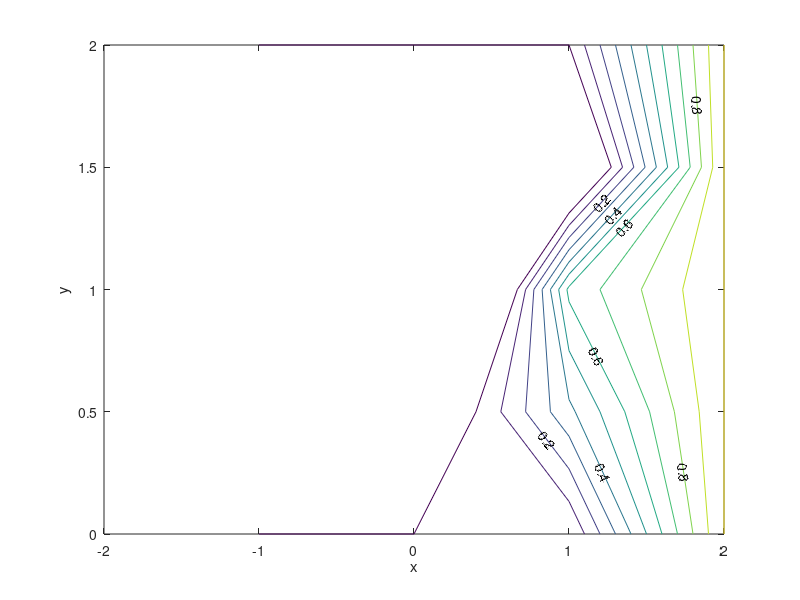
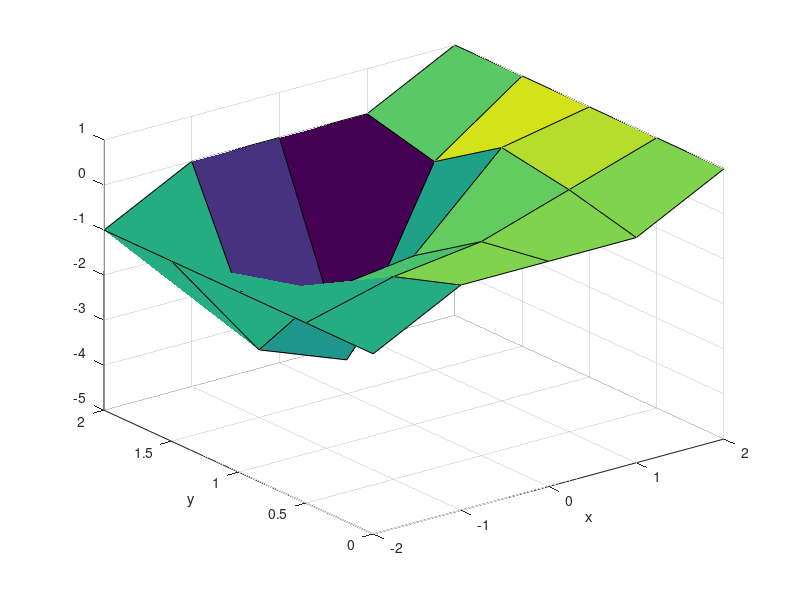
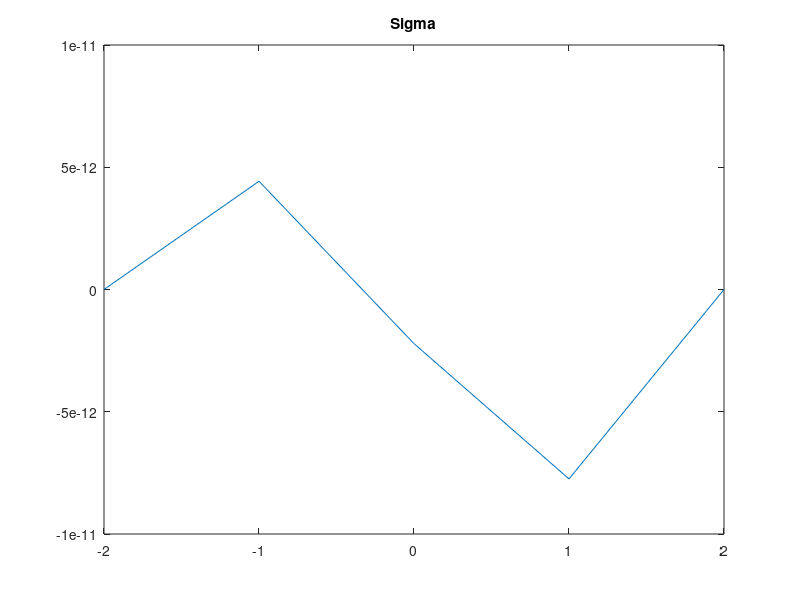
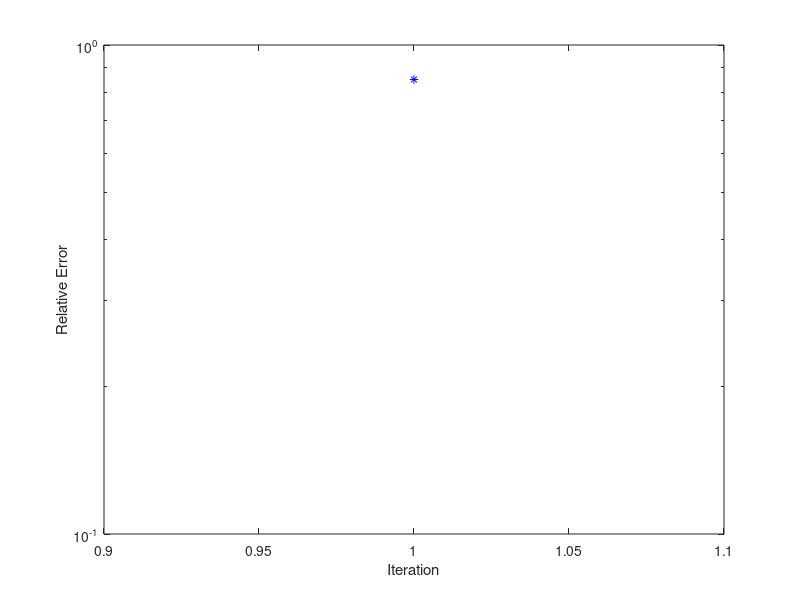

Recreate these plots in MATLAB, in order.
% Solve Poisson's equation by Successive-Over-relaxation
% on a rectangular Cartesian grid
clear; close all;
eps0=8.854e-12;  % set the permittivity of free space

Nx=input('Enter number of x-grid points - ');
Ny=input('Enter number of y-grid points - ');

Lx=4; % Length in x of the computation region
Ly=2; % Length in y of the computation region

% define the grids
hx=Lx/(Nx-1);         % Grid spacing in x
hy=Ly/(Ny-1);         % Grid spacing in y
x = (0:hx:Lx)-.5*Lx;  %x-grid, x=0 in the middle
y = 0:hy:Ly;          %y-grid

% estimate the best omega to use
R = (hy^2 * cos(pi/Nx)+hx^2*cos(pi/Ny))/(hx^2+hy^2);
omega=2/(1+sqrt(1-R^2));
fprintf('May I suggest using omega = %g ? \n',omega);
omega=input('Enter omega for SOR - ');

% define the voltages
V0=1;        % Potential at x=-Lx/2 and x=+Lx/2
Vscale=V0;   % set Vscale to the potential in the problem

% set the error criterion
errortest=input(' Enter error criterion - say 1e-6 - ') ;

% Initial guess is zeroes
V = zeros(Nx,Ny);

% set the charge density on the grid
rho=zeros(Nx,Ny);

% set the boundary conditions
% recall that in V(j,k), j is the x-index and k is the y-index
for iter=1:1:size(V,1)
    V(iter,1)=0;
    V(iter,size(V,2))=0;
end;
for iter=1:1:size(V,2)
    V(1,iter)=-V0;
    V(size(V,1),iter)=V0;
end;
% MAIN LOOP

Niter = Nx*Ny*Nx;  %Set a maximum iteration count

%  set  factors used repeatedly in the algorithm
fac1 = 1/(2/hx^2+2/hy^2);
facx = 1/hx^2;
facy = 1/hy^2;
tic
for n=1:Niter

   err(n)=0; % initialize the error at iteration n to zero

   for j=2:(Nx-1)   % Loop over interior points only
      for k=2:(Ny-1)

        % load rhs with the right-hand side of the Vjk equation,
        % Eq. (10.3)
        rhs = ((V(j+1,k)+V(j-1,k))/hx^2+(V(j,k+1)+V(j,k-1))/hy^2+rho/eps0)/(2/hx^2+2/hy^2);
        lhs=V(j,k);
        % calculate the relative error for this point, Eq. (10.18)
        currerr = abs(lhs-rhs)/Vscale;

        % Add some logic to compare err(n) and currerr and store
        % the bigger one in err(n). err(n) should hold
        % the biggest error on the grid for this n step after
        % finishing the j and k loops
        err(n)= max([err(n) max(currerr)]);

         % SOR algorithm Eq. (10.14), to
         % update V(j,k) (use rhs from above)
         V(j,k) = omega.*rhs(j,k)+(1-omega).*V(j,k);

      end
   end

   % if err < errortest break out of the loop

   fprintf('After %g iterations, error= %g\n',n,err(n));

   if(err(n) < errortest)
      disp('Desired accuracy achieved; breaking out of loop');
      break;
   end

end
fprintf('the time elapsed was %f\n',toc);
% make a contour plot
figure
cnt=[0,.1,.2,.3,.4,.5,.6,.7,.8,.9,1]; % specify contours
cs = contour(x,y,V',cnt);  % Contour plot with labels
xlabel('x'); ylabel('y'); clabel(cs,[.2,.4,.6,.8])

% make a surface plot
figure
surf(x,y,V');  % Surface plot of the potential
xlabel('x'); ylabel('y');

% Sigma
figure
sigma=zeros(1,Nx);
for j=1:Nx 
    sigma(j)=eps0*(-(3/2)*(V(j,2)-V(j,1))/hy+(1/2)*(V(j,3)-V(j,2))/hy);
end
plot(x, sigma)
title('Sigma')
% make a plot of error vs. iteration number
figure
semilogy(err,'b*')
xlabel('Iteration');
ylabel('Relative Error')
